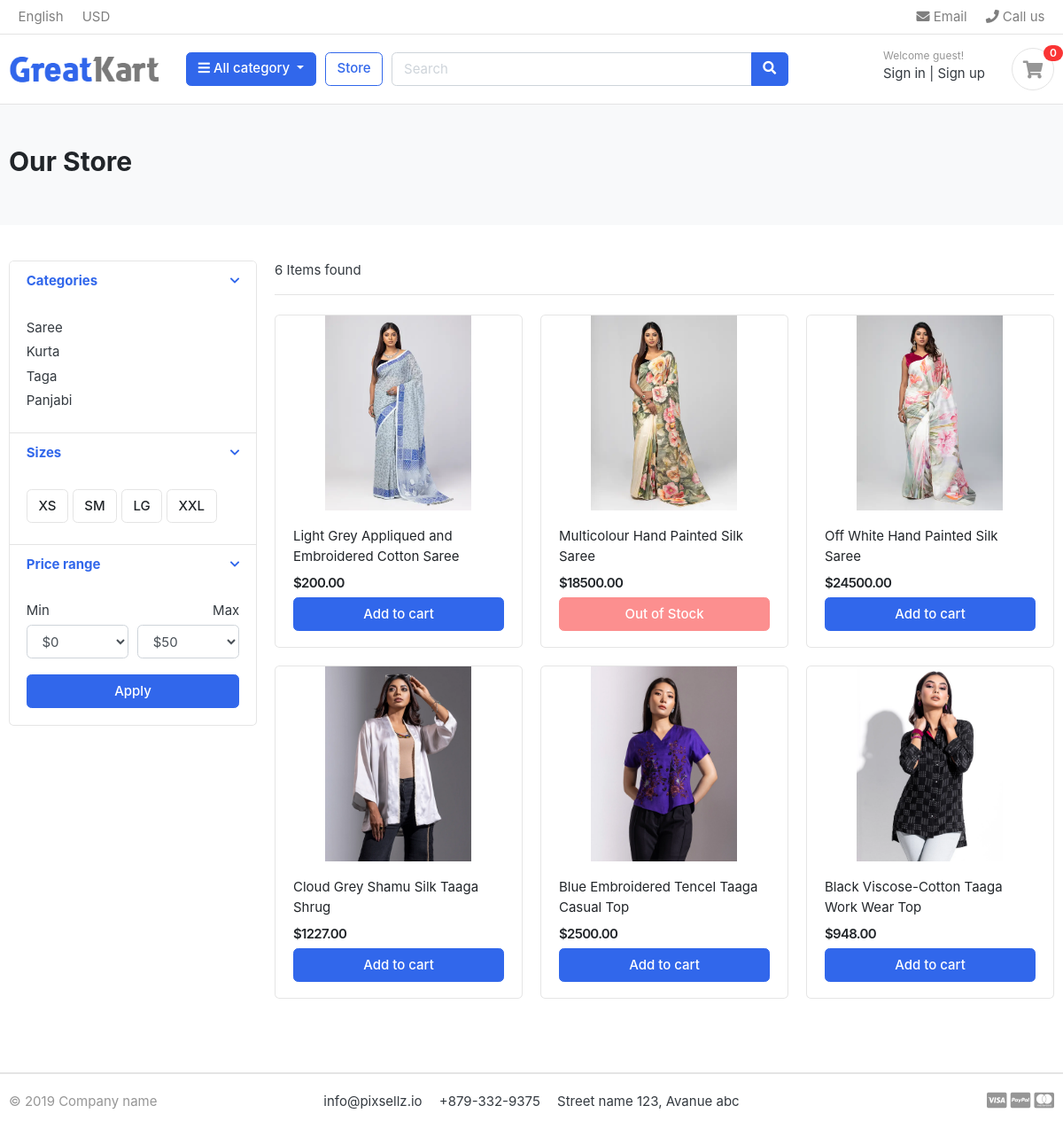
The page /store/ on the database as committed earlier.
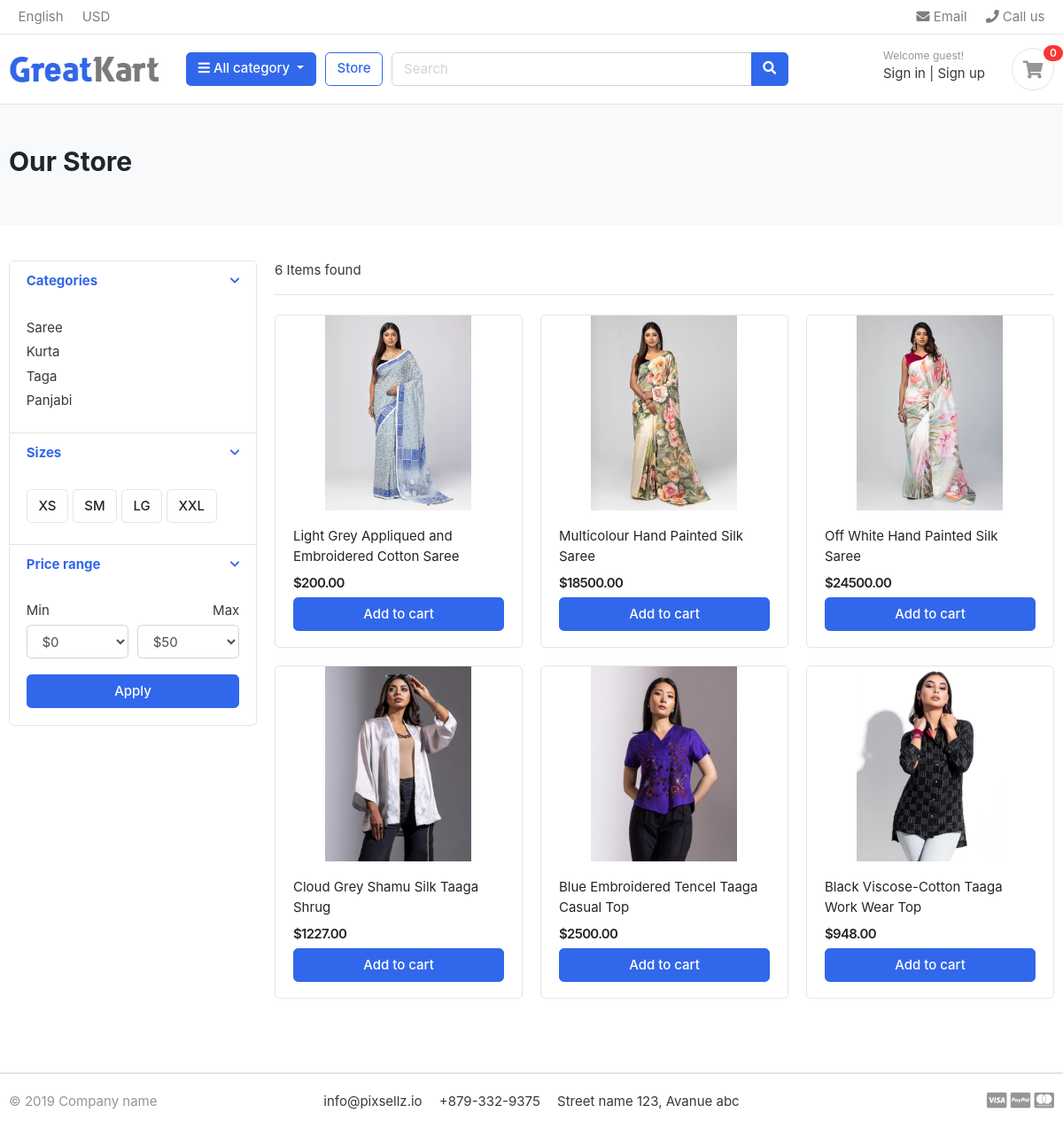
The same page on the database as committed later.
### category/models.py (models this page shows, shortened)
class Category(models.Model):
    category_name = models.CharField(max_length=50, unique=True)
    slug = models.SlugField(max_length=100, unique=True )
    description = models.TextField(max_length=255, blank=True)
    cat_image= models.ImageField(upload_to='photos/categories', blank=True)
    class Meta:
        verbose_name = 'category'
        verbose_name_plural = 'categories'
    def get_url(self):
        return reverse('products_by_category', args=[self.slug])

### store/models.py (models this page shows, shortened)
class Product(models.Model):
    product_name = models.CharField(max_length=200, unique=True)
    slug = models.SlugField(max_length=200, unique=True)
    description = models.TextField(max_length=500, blank=True)
    price = models.DecimalField(max_digits=10, decimal_places=2)
    images = models.ImageField(upload_to='photos/products')
    stock = models.IntegerField()
    is_available = models.BooleanField(default=True)
    category = models.ForeignKey(Category, on_delete=models.CASCADE)
    created_date = models.DateTimeField(auto_now_add=True)
    modified_date = models.DateTimeField(auto_now=True)

### store/views.py (the view)
# urls.py: path("store/", include("store.urls")),
def store(request, category_slug=None):
    categories = None
    products = None
    product_per_page = 6
    if category_slug != None:
        categories = get_object_or_404(Category, slug=category_slug)
        products = Product.objects.filter(category=categories, is_available=True).order_by('id')
        paginator = Paginator(products, product_per_page)
        page = request.GET.get('page')
        paged_products = paginator.get_page(page)
        product_count = products.count()
    else:
        products = Product.objects.all().filter(is_available=True).order_by('id')
        paginator = Paginator(products, product_per_page)
        page = request.GET.get('page')
        paged_products = paginator.get_page(page)
        product_count = products.count()
    context = {
        'products': paged_products,
        'product_count': product_count,
    }
    return render(request, 'store/store.html', context)

### carts/context_processors.py (called while the page is built)
def counter(request):
    cart_count = 0
    if 'admin' in request.path:
        return {}
    else:
        try:
            cart = Cart.objects.filter(cart_id=_cart_id(request))
            cart_items = CartItem.objects.all().filter(cart=cart[:1])
            for item in cart_items:
                cart_count += item.quantity
        except Cart.DoesNotExist:
            cart_count = 0
    return dict(cart_count=cart_count)

### carts/views.py (called while the page is built)
def _cart_id(request):
    cart = request.session.session_key
    if not cart:
        cart = request.session.create()
    return cart

### category/context_processors.py (called while the page is built)
def menu_links(request):
    links = Category.objects.all()
    return dict(links=links)

### templates/store/store.html (shortened to what this page needs)
{% extends 'base.html' %}
{% block content %} {% load static %}
<main>
	<section class="section-pagetop bg">
		<div class="container">
			<h2 class="title-page">Our Store</h2>
		</div>
	</section>
	<section class="section-content padding-y">
		<div class="container">
			<div class="row">
				<aside class="col-md-3">
					<div class="card">
						<article class="filter-group">
							<header class="card-header">
								<a
									href="#"
									data-toggle="collapse"
									data-target="#collapse_1"
									aria-expanded="true"
									class="">
									<i class="icon-control fa fa-chevron-down"></i>
									<h6 class="title">Categories</h6>
								</a>
							</header>
							<div
								class="filter-content collapse show"
								id="collapse_1">
								<div class="card-body">
									<ul class="list-menu">
										{% for category in links %}
										<li>
											<a href="{{category.get_url}}"
												>{{ category.category_name }}</a
											>
										</li>
										{% endfor %}
									</ul>
								</div>
							</div>
						</article>
						<article class="filter-group">
							<header class="card-header">
								<a
									href="#"
									data-toggle="collapse"
									data-target="#collapse_4"
									aria-expanded="true"
									class="">
									<i class="icon-control fa fa-chevron-down"></i>
									<h6 class="title">Sizes</h6>
								</a>
							</header>
							<div
								class="filter-content collapse show"
								id="collapse_4">
								<div class="card-body">
									<label class="checkbox-btn">
										<span class="btn btn-light"> XS </span>
									</label>
									<label class="checkbox-btn">
										<span class="btn btn-light"> SM </span>
									</label>
									<label class="checkbox-btn">
										<span class="btn btn-light"> LG </span>
									</label>
									<label class="checkbox-btn">
										<span class="btn btn-light"> XXL </span>
									</label>
								</div>
							</div>
						</article>
						<article class="filter-group">
							<header class="card-header">
								<a
									href="#"
									data-toggle="collapse"
									data-target="#collapse_3"
									aria-expanded="true"
									class="">
									<i class="icon-control fa fa-chevron-down"></i>
									<h6 class="title">Price range</h6>
								</a>
							</header>
							<div
								class="filter-content collapse show"
								id="collapse_3">
								<div class="card-body">
									<div class="form-row">
										<div class="form-group col-md-6">
											<label>Min</label>
											<select class="mr-2 form-control">
												<option value="0">$0</option>
											</select>
										</div>
										<div class="form-group text-right col-md-6">
											<label>Max</label>
											<select class="mr-2 form-control">
												<option value="50">$50</option>
											</select>
										</div>
									</div>
									<button class="btn btn-block btn-primary">
										Apply
									</button>
								</div>
							</div>
						</article>
					</div>
				</aside>
				<main class="col-md-9">
					<header class="border-bottom mb-4 pb-3">
						<div class="form-inline">
							<span class="mr-md-auto"
								>{{ product_count }} Items found
							</span>
						</div>
					</header>
					<div class="row">
						{% for product in products %}
						<div class="col-md-4">
							<figure class="card card-product-grid">
								<div class="img-wrap">
									<img src="{{ product.images.url }}" />
								</div>
								<figcaption class="info-wrap">
									<div class="fix-height">
										<a
											href="{% url 'product_detail' product.category.slug product.slug %}"
											class="title"
											>{{ product.product_name }}</a
										>
										<div class="price-wrap mt-2">
											<span class="price">${{ product.price }}</span>
										</div>
									</div>
									{% if product.stock > 0 %}
									<a
										href="{% url 'add_to_cart' product.id %}"
										class="btn btn-block btn-primary"
										>Add to cart
									</a>
									{% else %}
									<button
										class="btn btn-block btn-danger"
										disabled>
										Out of Stock
									</button>
									{% endif %}
								</figcaption>
							</figure>
						</div>
						{% endfor %}
					</div>
				</main>
			</div>
		</div>
	</section>
</main>
{% endblock %}

### templates/base.html (shortened to what this page needs)
{% load static %}
<!DOCTYPE html>
<html lang="en">
	<head>
		<link
			href="{%static 'css/bootstrap.css' %}"
			rel="stylesheet"
			type="text/css" />
		<link
			href="{%static 'fonts/fontawesome/css/all.min.css' %}"
			type="text/css"
			rel="stylesheet" />
		<link
			href="{%static 'css/ui.css' %}"
			rel="stylesheet"
			type="text/css" />
		<link
			href="{%static 'css/responsive.css' %}"
			rel="stylesheet"
			media="only screen and (max-width: 1200px)" />
	</head>
	<body>
		{% include 'layout/header.html' %}
		{% block content %}{% endblock %}
		{% include 'layout/footer.html' %}
	</body>
</html>

### templates/layout/header.html (shortened to what this page needs)
{% load static %}
<header class="section-header">
	{% include 'layout/navbar.html' %}
	<section class="header-main border-bottom">
		<div class="container">
			<div class="row align-items-center">
				<div class="col-lg-2 col-md-3 col-6">
					<a
						href="/"
						class="brand-wrap">
						<img
							class="logo"
							src="{% static 'images/logo.png' %}" />
					</a>
				</div>
				<div class="col-lg col-sm col-md col-6 flex-grow-0">
					<div class="category-wrap dropdown d-inline-block float-right">
						<button
							type="button"
							class="btn btn-primary dropdown-toggle"
							data-toggle="dropdown">
							<i class="fa fa-bars"></i> All category
						</button>
					</div>
				</div>
				<a
					href="/store/"
					class="btn btn-outline-primary"
					>Store</a
				>
				<div class="col-lg col-md-6 col-sm-12 col">
					<form
						action="{% url 'search' %}"
						class="search"
						mathod="GET">
						<div class="input-group w-100">
							<input
								type="text"
								class="form-control"
								style="width: 60%"
								placeholder="Search"
								name="keyword" />
							<div class="input-group-append">
								<button
									class="btn btn-primary"
									type="submit">
									<i class="fa fa-search"></i>
								</button>
							</div>
						</div>
					</form>
				</div>
				<div class="col-lg-3 col-sm-6 col-8 order-2 order-lg-3">
					<div class="d-flex justify-content-end mb-3 mb-lg-0">
						<div class="widget-header">
							<small class="title text-muted">Welcome guest!</small>
							<div>
								<a href="/accounts/sign-in/">Sign in</a>
								<span class="dark-transp"> | </span>
								<a href="/accounts/sign-up/">Sign up</a>
							</div>
						</div>
						<a
							href="/cart/"
							class="widget-header pl-3 ml-3">
							<div class="icon icon-sm rounded-circle border">
								<i class="fa fa-shopping-cart"></i>
							</div>
							<span class="badge badge-pill badge-danger notify"
								>{{ cart_count }}</span
							>
						</a>
					</div>
				</div>
			</div>
		</div>
	</section>
</header>

### templates/layout/navbar.html (shortened to what this page needs)
<nav class="navbar p-md-0 navbar-expand-sm navbar-light border-bottom">
	<div class="container">
		<div
			class="collapse navbar-collapse"
			id="navbarTop4">
			<ul class="navbar-nav mr-auto">
				<li class="nav-item dropdown">
					<a
						href="#"
						class="nav-link">
						English
					</a>
				</li>
				<li class="nav-item dropdown">
					<a
						href="#"
						class="nav-link">
						USD
					</a>
				</li>
			</ul>
			<ul class="navbar-nav">
				<li>
					<a
						href="#"
						class="nav-link">
						<i class="fa fa-envelope"></i> Email
					</a>
				</li>
				<li>
					<a
						href="#"
						class="nav-link">
						<i class="fa fa-phone"></i> Call us
					</a>
				</li>
			</ul>
		</div>
	</div>
</nav>

### templates/layout/footer.html
<footer class="section-footer border-top">
	<div class="container">
		<section class="footer-bottom border-top row">
			<div class="col-md-2">
				<p class="text-muted">&copy 2019 Company name</p>
			</div>
			<div class="col-md-8 text-md-center">
				<span class="px-2">info@pixsellz.io</span>
				<span class="px-2">+879-332-9375</span>
				<span class="px-2">Street name 123, Avanue abc</span>
			</div>
			<div class="col-md-2 text-md-right text-muted">
				<i class="fab fa-lg fa-cc-visa"></i>
				<i class="fab fa-lg fa-cc-paypal"></i>
				<i class="fab fa-lg fa-cc-mastercard"></i>
			</div>
		</section>
	</div>
</footer>

### static/css/ui.css (style rules this page uses)
html { font-family: "Inter", sans-serif; font-size: 15px; }
.img-wrap { text-align: center; display: block; }
.img-wrap img { max-width: 100%; }
.price-wrap { letter-spacing: -0.7px; }
.icon-xs, .icon-sm, .icon-md, .icon-lg { display: inline-block; text-align: center; flex-shrink: 0; flex-grow: 0; }
.icon-sm { width: 48px; height: 48px; line-height: 48px !important; font-size: 20px; }
.padding-y { padding-top: 40px; padding-bottom: 40px; }
figure { margin-bottom: 0; }
article:after, .form-group:after { display: block; clear: both; content: ""; }
.bg { background-color: #f8f9fa; }
.title-page { color: #212529; }
p:last-child { margin-bottom: 0; }
.header-main { position: relative; padding-top: 1rem; padding-bottom: 1rem; }
.brand-wrap .logo, .navbar-brand .logo { margin-right: 7px; max-height: 42px; display: inline-block; }
.widget-header { display: inline-block; vertical-align: middle; position: relative; }
.widget-header a { color: #343a40; }
.widget-header i { color: #969696; }
.widget-header .title { display: block; }
.widget-header .notify { position: absolute; top: -3px; right: -10px; }
.footer-bottom { padding-top: 20px; padding-bottom: 20px; }
.btn-light { background-color: #fff; border-color: #e4e4e4; }
[class*=list-] li:after { visibility: hidden; display: block; content: ""; overflow: hidden; height: 0; clear: both; }
.list-menu { list-style: none; margin: 0; padding-left: 0; }
.list-menu li { margin-bottom: 5px; }
.list-menu a { color: #343a40; }
[class*=card-product] a.title { color: #212529; display: block; }
[class*=card-product] .img-wrap { overflow: hidden; position: relative; }
[class*=card-product] .img-wrap img { height: 100%; max-width: 100%; width: auto; display: inline-block; -o-object-fit: cover; object-fit: cover; }
.card-product-grid { margin-bottom: 20px; }
.card-product-grid .img-wrap { border-radius: 0.2rem 0.2rem 0 0; height: 220px; }
.card-product-grid .info-wrap { overflow: hidden; padding: 18px 20px; }
.card-product-grid .fix-height { height: 80px; overflow: hidden; }
.card .img-wrap { overflow: hidden; }
.notify { position: absolute; top: -4px; right: -10px; display: inline-block; padding: 0.25em 0.6em; font-size: 12px; line-height: 1; text-align: center; border-radius: 3rem; color: #fff; background-color: #fa3434; }
.price { font-weight: 600; color: #212529; }
.icon-control { margin-top: 5px; float: right; font-size: 80%; }
.card-header .title { margin-bottom: 0; line-height: 1.5; }
.filter-group { border-bottom: 1px solid #e4e4e4; }
.filter-group .card-header { border-bottom: 0; }
.filter-group:last-child { border-bottom: 0; }
.checkbox-btn { position: relative; }
.section-pagetop { padding: 45px 0; }

Rows that differ between the two databases and show on the page:
changed Product "Multicolour Hand Painted Silk Saree": stock "Out of Stock" → "Add to cart"
